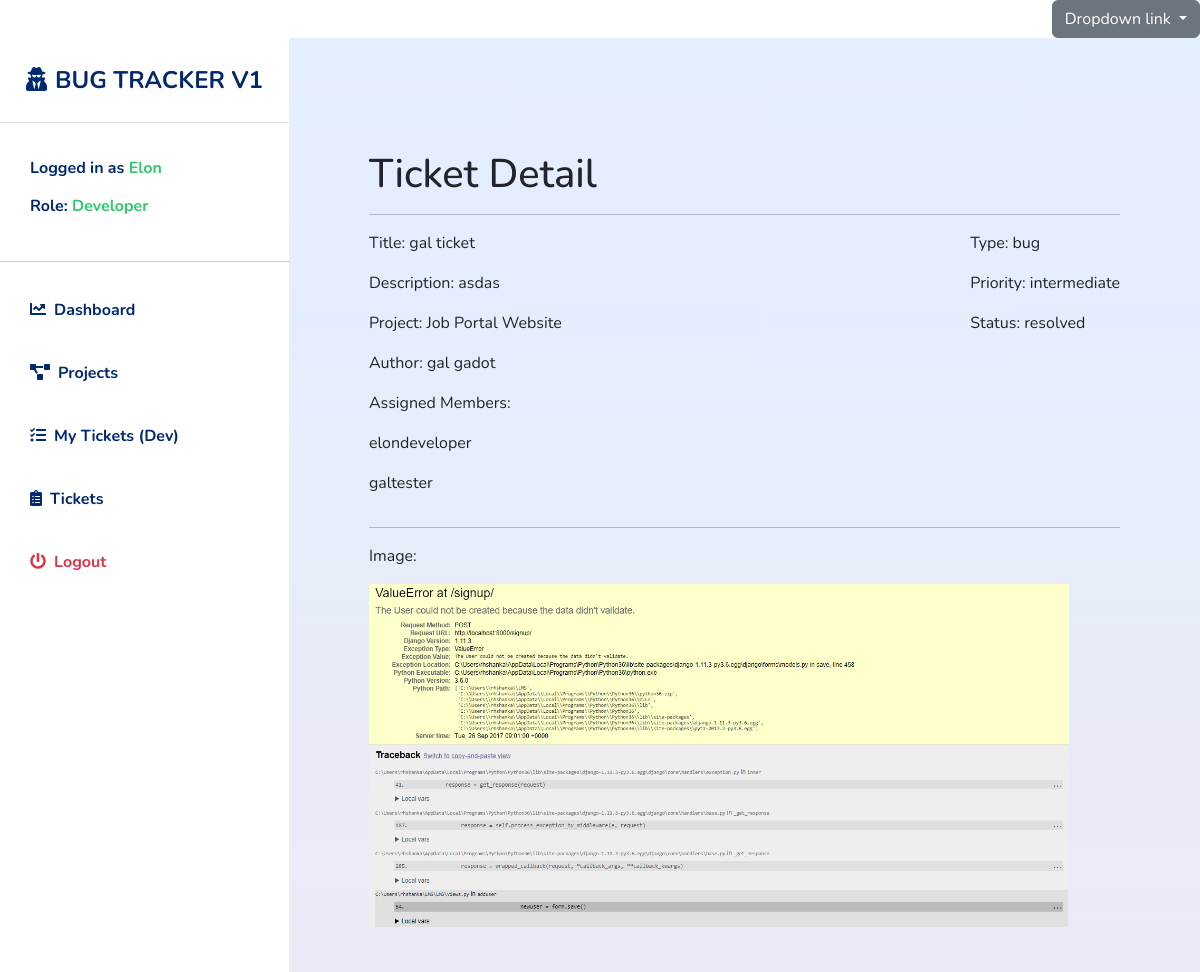
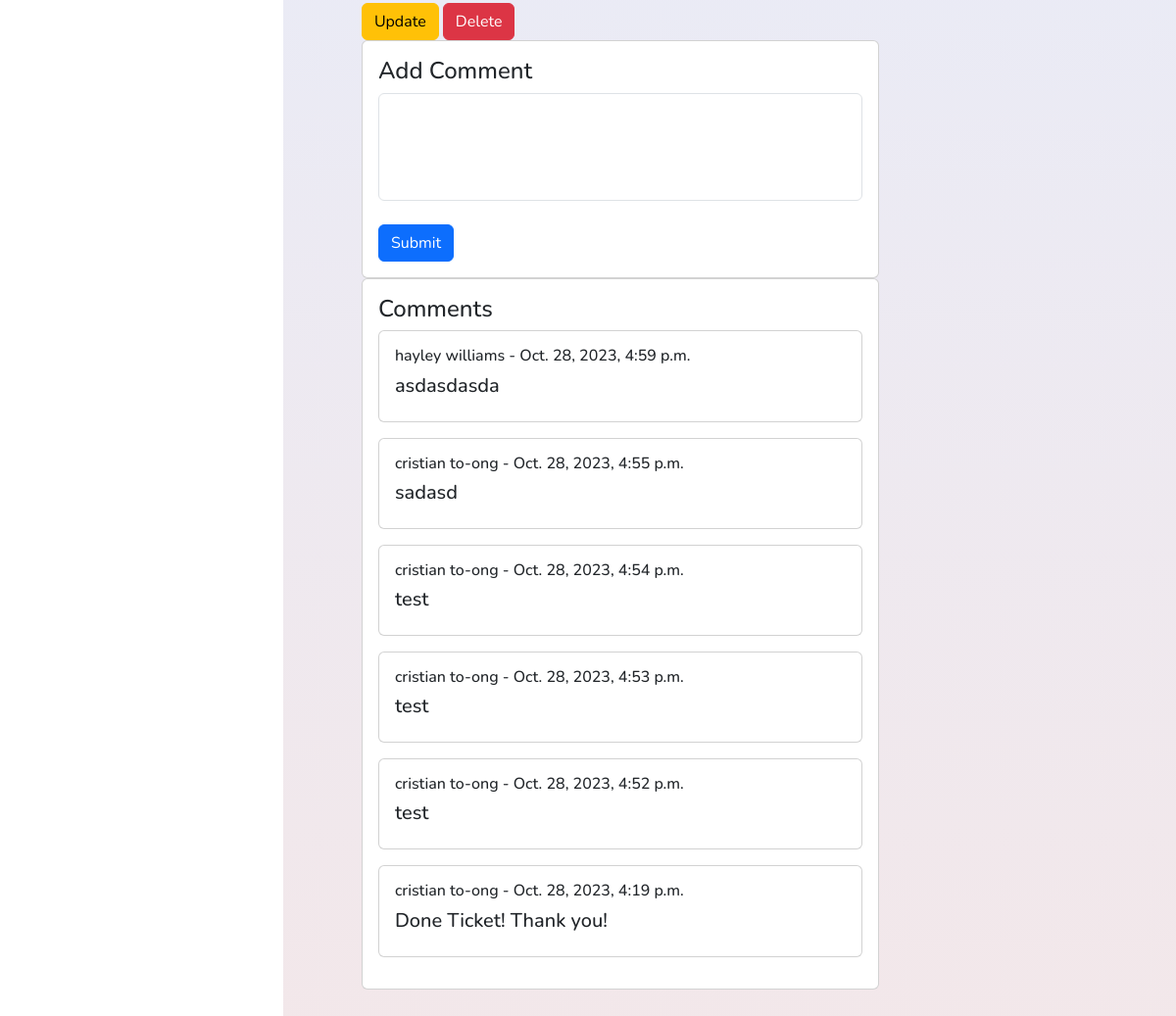
Screenshot of /bugtracker/tickets/6/ (signed in) with the database file from the repository (2 pictures, top to bottom).
### accounts/models.py (models this page shows, shortened)
class EmployeeProfile(models.Model):
  user = models.OneToOneField(User, on_delete=models.CASCADE, related_name='profile')
  employee_id = models.CharField(max_length=128, blank=True)
  first_name = models.CharField(max_length=200, blank=True)
  last_name = models.CharField(max_length=200, blank=True)
  email = models.EmailField(max_length=200, blank=True)
  role = models.ForeignKey(Role,on_delete=models.CASCADE)
  avatar = models.ImageField(default='avatar.jpg', upload_to='avatars/', blank=True)
  phone_number = models.CharField(max_length=50, blank=True)
  updated = models.DateTimeField(auto_now=True)
  created = models.DateTimeField(auto_now_add=True)
  class Meta:
    ordering = ('-created',)
  def __str__(self):
    return self.first_name + " " + self.last_name

class Role(models.Model):
  role = models.CharField(max_length=50)

### bugtrackerapp/models.py (models this page shows, shortened)
class Ticket(models.Model):
  title = models.CharField(max_length=200,null=True,blank=True)
  ticket_description = models.TextField(null=True,blank=True)
  image = models.ImageField(upload_to='ticketimgs/', blank=True, null=True)
  project = models.ForeignKey(Project, on_delete=models.CASCADE)
  author = models.ForeignKey(EmployeeProfile, on_delete=models.CASCADE, related_name='tickets', unique=False)
  assign_members = models.ManyToManyField(User, related_name='devs', blank=True)
  type = models.ForeignKey(Type, on_delete=models.CASCADE)
  priority = models.ForeignKey(Priority, on_delete=models.CASCADE)
  status = models.ForeignKey(Status, on_delete=models.CASCADE)
  updated = models.DateTimeField(auto_now=True)
  created = models.DateTimeField(auto_now_add=True)

class Project(models.Model):
  name = models.CharField(max_length=200,null=True,blank=True)
  description = models.TextField(null=True,blank=True)
  submission_date = models.DateField()
  assigned_members = models.ManyToManyField(EmployeeProfile)
  updated = models.DateTimeField(auto_now=True)
  created = models.DateTimeField(auto_now_add=True)
  def __str__(self):
    return self.name

class Type(models.Model):
  type = models.CharField(max_length=100, null=True,blank=True)
  def __str__(self):
    return self.type

class Priority(models.Model):
  priority = models.CharField(max_length=100, null=True,blank=True)
  def __str__(self):
    return self.priority

class Status(models.Model):
  status = models.CharField(max_length=100, null=True,blank=True)
  def __str__(self):
    return self.status

class Comment(models.Model):
  ticket = models.ForeignKey(Ticket, on_delete=models.CASCADE, related_name='comments')
  name = models.ForeignKey(EmployeeProfile, on_delete=models.CASCADE)
  body = models.TextField()
  date = models.DateTimeField(auto_now_add=True)

### bugtrackerapp/views.py (the view, shortened to what this page needs)
# urls.py: path('tickets/<int:ticket_id>/', views.ticket_detail, name='ticket_detail'),
@login_required(login_url="/")
def ticket_detail(request, ticket_id):
  comment = ''
  comment_form = CommentForm(request.POST or None)
  ticket = get_object_or_404(Ticket, id=ticket_id)
  ticket_developer = Ticket.objects.filter(assign_members=request.user)
  is_user_ticket = ticket.author == request.user.profile
  is_developer_ticket = ticket.assign_members.contains(request.user)
  comments = Comment.objects.filter(ticket=ticket).order_by('-date')
  context = {
  'ticket':ticket,
  'is_user_ticket':is_user_ticket,
  'is_developer_ticket':is_developer_ticket,
  'comments': comments,
  'comment_form':comment_form
  }
  return render(request, 'bugtrackerapp/ticket_detail.html', context)

### bugtrackerapp/forms.py
class CommentForm(forms.ModelForm):
  class Meta:
    model = Comment
    fields = ('body',)
    labels = {
      'body': '',
    }
    widgets = {
      'body': forms.Textarea(attrs={'class':'form-control', 'style':'resize:none;', 'rows':4, 'cols': 50}),
    }

### bugtrackerapp/templates/bugtrackerapp/ticket_detail.html (shortened to what this page needs)
{% extends 'base.html' %}
{% load static %}
{% block content %}
<h1>Ticket Detail</h1>
<hr>
<div class="d-flex flex-row flex-wrap justify-content-between">
  <div class="info">
    <p>Title: {{ticket.title}}</p>
    <p>Description: {{ticket.ticket_description}}</p>
    <p>Project: {{ticket.project}}</p>
    <p>Author: {{ticket.author}}</p>
    <p>Assigned Members:</p>
    {% for devs in ticket.assign_members.all %}
    <p>{{devs}}</p>
    {% endfor %}
  </div>
  <div class="info2">
    <p>Type: {{ticket.type}}</p>
    <p>Priority: {{ticket.priority}}</p>
    <p>Status: {{ticket.status}}</p>
  </div>
</div>
<hr>
<div class="d-flex flex-row flex-wrap justify-content-between">
  <div>
    {% if ticket.image %}
    <p>Image:</p>
    <div class="ticket-image">
      <img src=" {{ticket.image.url}}" alt="">
    </div>
    {% endif %}
    <br><br>
    {% if is_user_ticket or is_developer_ticket or request.user.profile.role.role == "Admin" %}
    <a href="{% url 'bugtracker:ticket_update' ticket.id %}" class="btn btn-warning">Update</a>
    <a href="{% url 'bugtracker:ticket_delete' ticket.id %}" class="btn btn-danger">Delete</a>
    {% endif %}
  </div>
  <div>
    <div class="card">
      <div class="card-body">
        <h4>Add Comment</h4>
        <form method="POST">
          {{comment_form}}
          <br>
          <button type="submit" class="btn btn-primary">Submit</button>
        </form>
      </div>
    </div>
    <div class="card">
      <div class="card-body">
        <h4>Comments</h4>
        {% for comment in comments %}
        <div class="card mb-3">
          <div class="card-body">
            <h6>{{comment.name}} - {{comment.date}}</h6>
            <h5>{{comment.body}}</h5>
          </div>
        </div>
        {% endfor %}
      </div>
    </div>
  </div>
</div>
{% endblock content %}

### templates/base.html (shortened to what this page needs)
{% load static %}
<!doctype html>
<html lang="en">
<head>
  <link rel="stylesheet" href="https://cdnjs.cloudflare.com/ajax/libs/font-awesome/5.15.4/css/all.min.css">
  <link href="https://cdn.jsdelivr.net/npm/bootstrap@5.3.2/dist/css/bootstrap.min.css" rel="stylesheet"
>
  <link rel="stylesheet" href="https://cdnjs.cloudflare.com/ajax/libs/twitter-bootstrap/5.3.0/css/bootstrap.min.css">
  <link rel="stylesheet" href="https://cdn.datatables.net/1.13.6/css/dataTables.bootstrap5.min.css">
</head>
<body>
  {% include 'includes/navbartop.html' %}
  {% include 'includes/navbar.html' %}
  <div id="page-content-wrapper">
    {% block content %}
    {% endblock content %}
  </div>
</body>
</html>

### templates/includes/navbartop.html (shortened to what this page needs)
{% load static %}
{% if user.is_authenticated %}
<div class="navbar-top">
  <div class="dropdown">
    <a class="btn btn-secondary dropdown-toggle" href="#" role="button" data-bs-toggle="dropdown" aria-expanded="false">
      Dropdown link
    </a>
  </div>
</div>
{% endif %}

### templates/includes/navbar.html (shortened to what this page needs)
{% load static %}
<div class="d-flex" id="wrapper">
        <div class="bg-white main-navbar" id="sidebar-wrapper">
                <div class="sidebar-heading text-center py-4 primary-text fs-4 fw-bold text-uppercase border-bottom"><i
                                class="fas fa-user-secret me-2"></i>Bug Tracker V1</div>
                <div class="list-group list-group-flush my-3">
                        {% if user.is_authenticated %}
                        <h6 class="list-group-item list-group-item-action bg-transparent second-text active">
                                Logged in as <span
                                        style="color: #2ECA6A;">{{request.user.profile.first_name|title}}</span>
                                <br>
                                <br>
                                Role: <span style="color: #2ECA6A;">{{request.user.profile.role.role}}</span>
                        </h6>
                        <hr>
                        <a href="{% url 'bugtracker:home' %}"
                                class="list-group-item list-group-item-action bg-transparent second-text active"><i
                                        class="fas fa-chart-line me-2"></i>Dashboard</a>
                        <a href="{% url 'bugtracker:projects_view' %}"
                                class="list-group-item list-group-item-action bg-transparent second-text fw-bold active"><i
                                        class="fas fa-project-diagram me-2"></i>Projects</a>
                        {% if request.user.profile.role.role == "Developer" %}
                        <a href="{% url 'bugtracker:tickets_tester' %}"
                                class="list-group-item list-group-item-action bg-transparent second-text fw-bold active"><i
                                        class="fas fa-tasks me-2"></i>My Tickets (Dev)</a>
                        {% endif %}
                        <a href="{% url 'bugtracker:tickets_view' %}"
                                class="list-group-item list-group-item-action bg-transparent second-text fw-bold active"><i
                                        class="fas fa-clipboard-list me-2"></i>Tickets</a>
                        {% endif %}
                        {% if user.is_authenticated %}
                        <a href="{% url 'accounts:logout_view' %}"
                                class="list-group-item list-group-item-action bg-transparent text-danger fw-bold active"><i
                                        class="fas fa-power-off me-2"></i>Logout</a>
                        {% endif %}
                </div>
        </div>

### templates/base.html (style rules this page uses)
:root { --main-bg-color: #012970; --main-text-color: #012970; --second-text-color: #bbbec5; --second-bg-color: #c1efde; }
#page-content-wrapper { background-image: linear-gradient(to top, #fff1eb 0%, #ace0f9 100%); background-image: linear-gradient(to top, #dad4ec 0%, #dad4ec 1%, #f3e7e9 100%); background-image: linear-gradient(to top, #f3e7e9 0%, #e3eeff 99%, #e3eeff 100%); -webkit-background-size: cover; -moz-background-size: cover; -o-background-size: cover; background-size: cover; padding: 2rem; }
body { font-family: 'Nunito', sans-serif; }
.navbar-top { z-index: -9999 !important; }
a { color: ##5C7BD9; text-decoration: none; }
.primary-text { color: var(--main-text-color); }
.second-text { color: var(--second-text-color); }
#wrapper { overflow-x: hidden; background: #F5F8FE; }
#sidebar-wrapper { min-height: 100vh; margin-left: -15rem; -webkit-transition: margin 0.25s ease-out; -moz-transition: margin 0.25s ease-out; -o-transition: margin 0.25s ease-out; transition: margin 0.25s ease-out; }
#sidebar-wrapper .sidebar-heading { padding: 0.875rem 1.25rem; font-size: 1.2rem; }
#page-content-wrapper { min-width: 100vw; padding: 7rem 5rem; }
.main-navbar { z-index: 999 !important; width: 400px; }
.list-group-item { border: none; padding: 20px 30px; width: 100%; }
.list-group-item.active { color: var(--main-text-color); font-weight: bold; border: none; }
@media (min-width: 768px) { #sidebar-wrapper { margin-left: 0; } }
@media (min-width: 768px) { #page-content-wrapper { min-width: 0; width: 100%; } }
.ticket-image { width: 700px; }
.ticket-image img { width: 100%; height: 100%; object-fit: cover; }
.navbar-top { display: flex; justify-content: space-between; }

### rows the page displays
Ticket: title "gal ticket", ticket_description "asdas", project "Job Portal Website", author "gal gadot", type "bug", priority "intermediate", status "resolved", image (picture)
Comment: name "hayley williams", date "Oct. 28, 2023, 4:59 p.m.", body "asdasdasda"
Comment: name "cristian to-ong", date "Oct. 28, 2023, 4:55 p.m.", body "sadasd"
Comment: name "cristian to-ong", date "Oct. 28, 2023, 4:54 p.m.", body "test"
Comment: name "cristian to-ong", date "Oct. 28, 2023, 4:53 p.m.", body "test"
Comment: name "cristian to-ong", date "Oct. 28, 2023, 4:52 p.m.", body "test"
Comment: name "cristian to-ong", date "Oct. 28, 2023, 4:19 p.m.", body "Done Ticket! Thank you!"

### other values shown
{{ request.user.profile.first_name|title }} "Elon"
{{ request.user.profile.role.role }} "Developer"
{{ devs }} "elondeveloper"
{{ devs }} "galtester"
